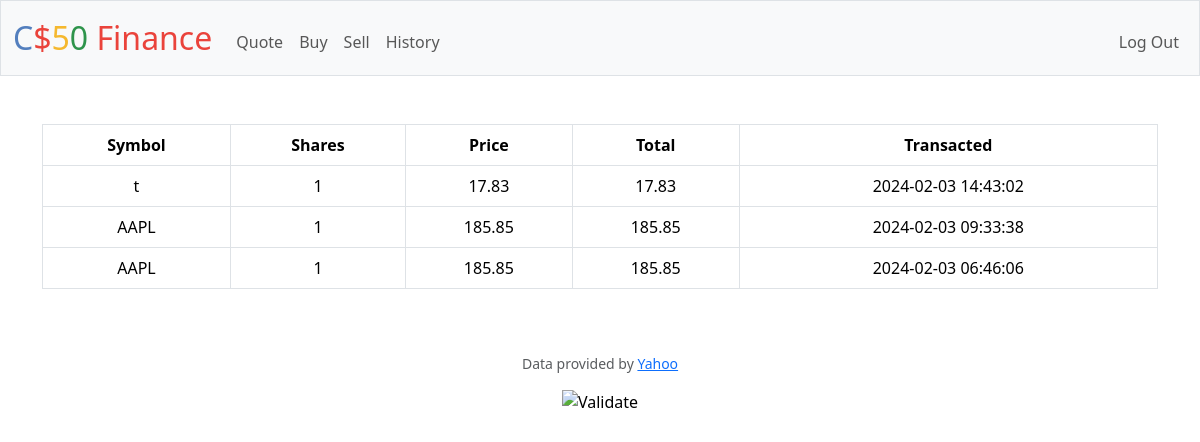
Screenshot of /history (signed in) with the database file from the repository.
### tables this page shows
CREATE TABLE 'transactions' (
id  INTEGER PRIMARY KEY AUTOINCREMENT,'userid' INTEGER NOT NULL,'symbol' TEXT NOT NULL,'shares' INTEGER NOT NULL,'price' NUMERIC NOT NULL,'timestamp' DATETIME DEFAULT CURRENT_TIMESTAMP,
FOREIGN KEY(userid) REFERENCES users(id)
);

### app.py (the view)
@app.route("/history")
@login_required
def history():
    transactions = db.execute(
        "SELECT * FROM transactions WHERE userid=:userid ORDER BY timestamp DESC", userid=session["user_id"])
    return render_template("history.html", transactions=transactions)

### app.py (called while the page is built)
@app.after_request
def after_request(response):
    response.headers["Cache-Control"] = "no-cache, no-store, must-revalidate"
    response.headers["Expires"] = 0
    response.headers["Pragma"] = "no-cache"
    return response

### helpers.py (called while the page is built)
def login_required(f):
    @wraps(f)
    def decorated_function(*args, **kwargs):
        if session.get("user_id") is None:
            return redirect("/login")
        return f(*args, **kwargs)
    return decorated_function

### templates/history.html (shortened to what this page needs)
{% extends "layout.html" %}
{% block main %}
    <table class="table table-bordered table-stripped">
        <thead class="thead-light">
            <tr>
                <th>Symbol</th>
                <th>Shares</th>
                <th>Price</th>
                <th>Total</th>
                <th>Transacted</th>
            </tr>
        </thead>
        <tbody>
            {% for transaction in transactions %}
                <tr>
                    <td>{{ transaction.symbol }}</td>
                    <td>{{ transaction.shares }}</td>
                    <td>{{ transaction.price }}</td>
                    <td>{{ '{:.2f}'.format(transaction.shares * transaction.price) }}</td>
                    <td>{{ transaction.timestamp }}</td>
                </tr>
            {% endfor %}
        </tbody>
    </table>
{% endblock %}

### rows the page displays
transactions: transaction.shares*transaction.price "17.83"
transactions: transaction.shares*transaction.price "185.85"
transactions: transaction.shares*transaction.price "185.85"
